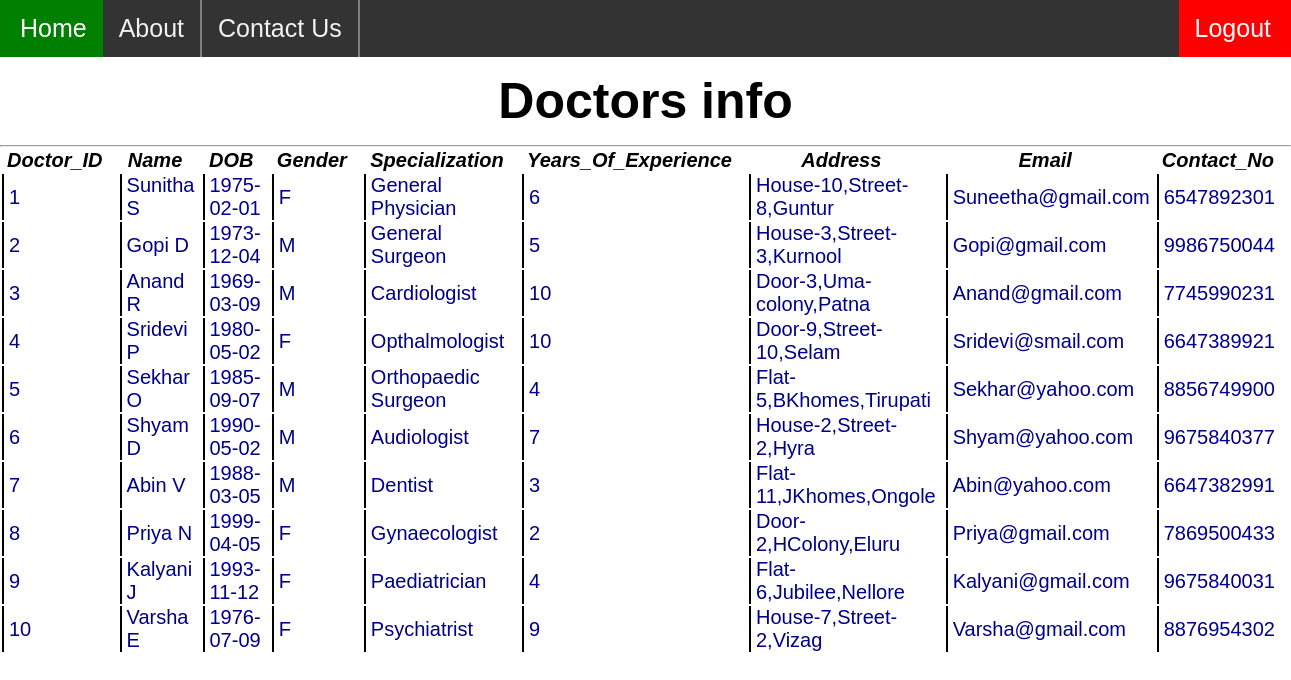
The page /php_scripts/doctors/view_doctors.php (signed in) on the database its author committed.
### tables this page shows
CREATE TABLE `Doctors` (
  `Doctor_ID` int(11) NOT NULL,
  `Name` varchar(25) DEFAULT NULL,
  `DOB` date DEFAULT NULL,
  `Gender` char(1) DEFAULT NULL,
  `Specialization` varchar(30) DEFAULT NULL,
  `Years_Of_Experience` int(11) DEFAULT NULL,
  `Address` varchar(50) DEFAULT NULL,
  `Email` varchar(30) DEFAULT NULL,
  `Contact_No` varchar(15) DEFAULT NULL,
  PRIMARY KEY (`Doctor_ID`)
);

### php_scripts/doctors/view_doctors.php (the view, shortened to what this page needs)
<!DOCTYPE html>
<html>
<head>
	<link rel="stylesheet" href="../styles/view_emp.css">
</head>
<body>
    <?php include "../include/header.php" ?>
        <?php $conn = mysqli_connect("localhost","root","password","Hospital");
        $command = "SELECT * FROM Doctors";
        $ans = $conn->query($command);
            if(mysqli_num_rows($ans) > 0)
            {
                echo "<h2 id='main_heading'>Doctors info</h2>";
                echo "<table>";
                echo "<tr>";
                echo "<th><em class='header_row'> Doctor_ID </em></th>";
                echo "<th><em class='header_row'>Name</em></th>";
                echo "<th><em class='header_row'>DOB</em></th>";
                echo "<th><em class='header_row'>Gender</em></th>";
                echo "<th><em class='header_row'>Specialization</em></th>";
                echo "<th><em class='header_row'>Years_Of_Experience</em></th>";
                echo "<th><em class='header_row'>Address</em></th>";
                echo "<th><em class='header_row'>Email</em></th>";
                echo "<th><em class='header_row'>Contact_No</em></th>";
                echo "</tr>";
                echo "<hr>";
            while($table_row = mysqli_fetch_array($ans))
            {
                echo "<tr>";
                echo "<td class='other_row'>" .$table_row['Doctor_ID']. "</td>";
                echo "<td class='other_row'>" .$table_row['Name']. "</td>";
                echo "<td class='other_row'>" .$table_row['DOB']. "</td>";
                echo "<td class='other_row'>" .$table_row['Gender']. "</td>";
                echo "<td class='other_row'>" .$table_row['Specialization']. "</td>";
                echo "<td class='other_row'>" .$table_row['Years_Of_Experience']. "</td>";
                echo "<td class='other_row'>" .$table_row['Address']. "</td>";
                echo "<td class='other_row'>" .$table_row['Email']. "</td>";
                echo "<td class='other_row'>" .$table_row['Contact_No']. "</td>";
                echo "</tr>";
            }
                echo "</table>";
        }
         else
         {
            echo "<h2>Sorry no doctors here</h2>";
         }?>
</body>
</html>

### php_scripts/include/header.php (shortened to what this page needs)
<div class="header">
  <a class="home" href="../admin.php">Home</a>
  <a href="../about.php">About</a>
  <a href="../contact.php">Contact Us</a>
  <a class="logout" style="float:right" href="../../logout.php">Logout</a>
</div>

### php_scripts/styles/view_emp.css (style rules this page uses)
* { margin: 0; padding: 0; font-family: sans-serif; }
#main_heading { color: black; margin: 15px 0; font-size: 50px; text-align: center; }
.header_row { color: black; font-size: larger; text-decoration: none; margin-right: 10px; padding: 0 5px; font-size: 20px; }
.other_row { color: darkblue; border-left: 2px solid black; margin-right: 10px; padding: 0 5px; font-size: 20px; }

### rows shown on the page
doctors: Doctor_ID "1", Name "Sunitha S", DOB "1975-02-01", Gender "F", Specialization "General Physician", Years_Of_Experience "6", Address "House-10,Street-8,Guntur", Email "Suneetha@gmail.com", Contact_No "6547892301"
doctors: Doctor_ID "2", Name "Gopi D", DOB "1973-12-04", Gender "M", Specialization "General Surgeon", Years_Of_Experience "5", Address "House-3,Street-3,Kurnool", Email "Gopi@gmail.com", Contact_No "9986750044"
doctors: Doctor_ID "3", Name "Anand R", DOB "1969-03-09", Gender "M", Specialization "Cardiologist", Years_Of_Experience "10", Address "Door-3,Uma-colony,Patna", Email "Anand@gmail.com", Contact_No "7745990231"
doctors: Doctor_ID "4", Name "Sridevi P", DOB "1980-05-02", Gender "F", Specialization "Opthalmologist", Years_Of_Experience "10", Address "Door-9,Street-10,Selam", Email "Sridevi@smail.com", Contact_No "6647389921"
doctors: Doctor_ID "5", Name "Sekhar O", DOB "1985-09-07", Gender "M", Specialization "Orthopaedic Surgeon", Years_Of_Experience "4", Address "Flat-5,BKhomes,Tirupati", Email "Sekhar@yahoo.com", Contact_No "8856749900"
doctors: Doctor_ID "6", Name "Shyam D", DOB "1990-05-02", Gender "M", Specialization "Audiologist", Years_Of_Experience "7", Address "House-2,Street-2,Hyra", Email "Shyam@yahoo.com", Contact_No "9675840377"
doctors: Doctor_ID "7", Name "Abin V", DOB "1988-03-05", Gender "M", Specialization "Dentist", Years_Of_Experience "3", Address "Flat-11,JKhomes,Ongole", Email "Abin@yahoo.com", Contact_No "6647382991"
doctors: Doctor_ID "8", Name "Priya N", DOB "1999-04-05", Gender "F", Specialization "Gynaecologist", Years_Of_Experience "2", Address "Door-2,HColony,Eluru", Email "Priya@gmail.com", Contact_No "7869500433"
doctors: Doctor_ID "9", Name "Kalyani J", DOB "1993-11-12", Gender "F", Specialization "Paediatrician", Years_Of_Experience "4", Address "Flat-6,Jubilee,Nellore", Email "Kalyani@gmail.com", Contact_No "9675840031"
doctors: Doctor_ID "10", Name "Varsha E", DOB "1976-07-09", Gender "F", Specialization "Psychiatrist", Years_Of_Experience "9", Address "House-7,Street-2,Vizag", Email "Varsha@gmail.com", Contact_No "8876954302"
